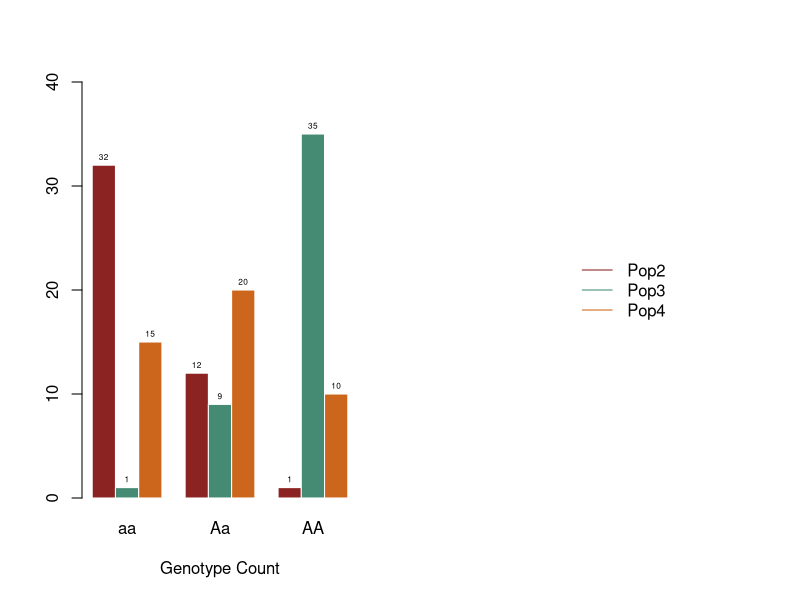
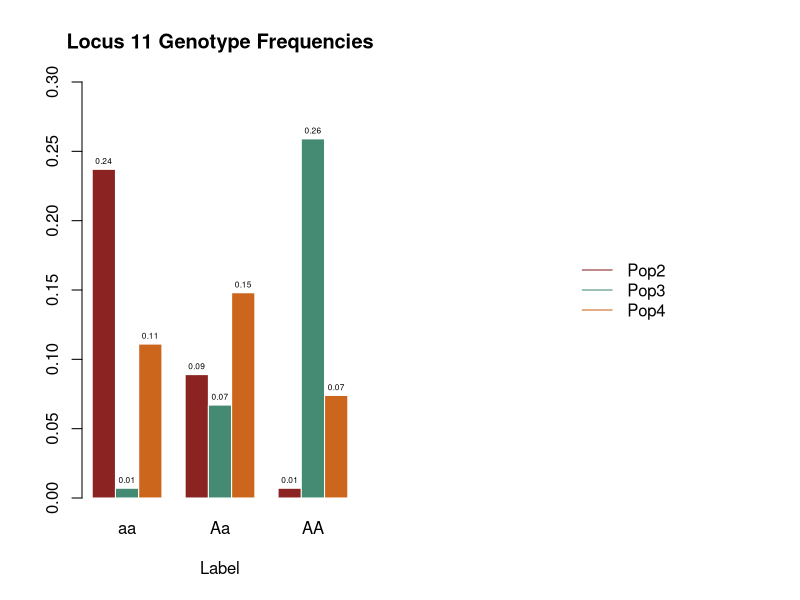
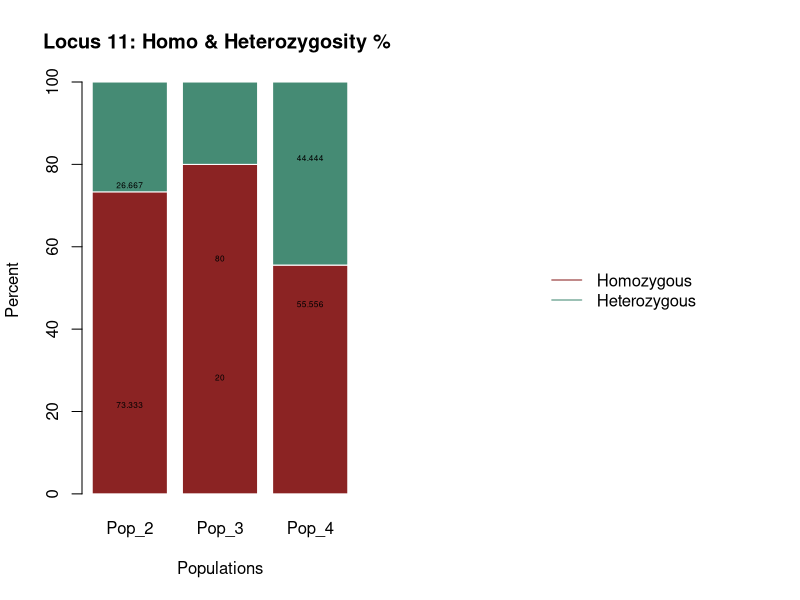
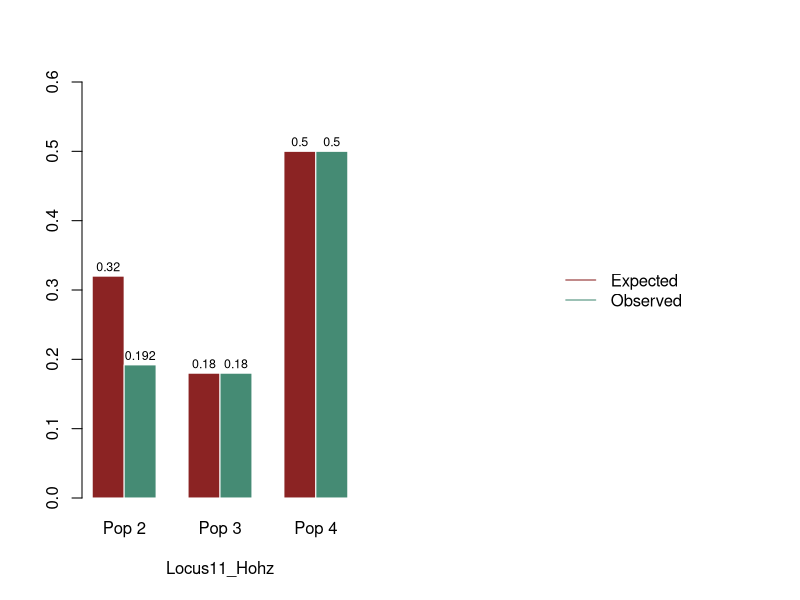

Generate these figures, in order, with R:
## ---- chunk 1
set.seed(123)
n_indv <- 45
n_loci <- 15
n_pop <- 3
n_rsloci <- 5
## ---- chunk 2
#Population 1
p_1 <- 0.6
q_1 <- 1 - p_1
Pop_1 <- data.frame(matrix(sample(c("AA", "Aa", "aa"), size = n_indv * n_loci, replace = TRUE,prob = c(p_1^2, 2 * p_1 * q_1, q_1^2)),nrow = n_indv,ncol = n_loci))
rownames(Pop_1) <- paste0("Indv_A.", 1:n_indv)
colnames(Pop_1) <- paste0("Genotype_Locus", 1:n_loci)


#Population 2
p_2 <- 0.2
q_2 <- 1 - p_2

Pop_2 <- data.frame(matrix(sample(c("AA", "Aa", "aa"), size = n_indv * n_loci, replace = TRUE,prob = c(p_2^2, 2 * p_2 * q_2, q_2^2)),nrow = n_indv,ncol = n_loci))
rownames(Pop_2) <- paste0("Indv_B.", 1:n_indv)
colnames(Pop_2) <- paste0("Genotype_Locus", 1:n_loci)

#Population 3
p_3 <- 0.9
q_3 <- 1 - p_3
Pop_3 <- data.frame(matrix(sample(c("AA", "Aa", "aa"), size = n_indv * n_loci, replace = TRUE,prob = c(p_3^2, 2 * p_3 * q_3, q_3^2)),nrow = n_indv,ncol = n_loci))
rownames(Pop_3) <- paste0("Indv_C.", 1:n_indv)
colnames(Pop_3) <- paste0("Genotype_Locus", 1:n_loci)

#Population 4
p_4 <- 0.5
q_4 <- 1 - p_4
Pop_4 <- data.frame(matrix(sample(c("AA", "Aa", "aa"), size = n_indv * n_loci, replace = TRUE,prob = c(p_4^2, 2 * p_4 * q_4, q_4^2)),nrow = n_indv,ncol = n_loci))
rownames(Pop_4) <- paste0("Indv_D.", 1:n_indv)
colnames(Pop_4) <- paste0("Genotype_Locus", 1:n_loci)

#Population 5
p_5 <- 0.7
q_5 <- 1 - p_5
Pop_5 <- data.frame(matrix(sample(c("AA", "Aa", "aa"), size = n_indv * n_loci, replace = TRUE,prob = c(p_5^2, 2 * p_5 * q_5, q_5^2)),nrow = n_indv,ncol = n_loci))
rownames(Pop_5) <- paste0("Indv_E", 1:n_indv)
colnames(Pop_5) <- paste0("Genotype_Locus", 1:n_loci)

head(Pop_1)
head(Pop_2)
head(Pop_3)
head(Pop_4)
head(Pop_5)
## ---- chunk 3

sample(Pop_1, 1)
sample(n_pop,3)

## ---- chunk 4
#Binding genotype counts per population

gc_locus11 <- rbind(table(Pop_2$Genotype_Locus11), table(Pop_3$Genotype_Locus11), table(Pop_4$Genotype_Locus11))
rownames(gc_locus11) <- c("Pop_2", "Pop_3", "Pop_4")

#Checking table

gc_locus11
## ---- chunk 5

#Defining frequencies for Locus 11

fq_locus11 <- gc_locus11 / sum(gc_locus11)
fq_locus11 <- round(fq_locus11, digits = 3)
rownames(fq_locus11) <- c("Pop_2", "Pop_3", "Pop_4")

fq_locus11


## ---- chunk 6
#Homozygosity & Heterozygosity percentages

#Locus 11 
HMP2L11 <- sum(gc_locus11[1,1] + gc_locus11[1,3]) / sum(gc_locus11[2,]) * 100
HTP2L11 <- 100 - HMP2L11
HMP2L11
HTP2L11
Pop2_HTHM <- cbind(HTP2L11, HMP2L11)
Pop2_HTHM

HMP3L11 <- sum(gc_locus11[2,1] + gc_locus11[2,3]) / sum(gc_locus11[3,]) * 100
HTP3L11 <- 100 - HMP3L11
HMP3L11
HTP3L11

HMP4L11 <- sum(gc_locus11[3,1] + gc_locus11[3,3]) / sum(gc_locus11[3,]) * 100
HTP4L11 <- 100 - HMP4L11
HTP4L11
HMP4L11


P_HTL11 <- c(HTP2L11, HTP3L11, HTP4L11)
P_HTL11 <- round(P_HTL11, digits = 3)

P_HML11 <- c(HMP2L11, HMP3L11, HMP4L11)
P_HML11 <- round(P_HML11, digits = 3)

P_HTL11
P_HML11


RBHHL11 <- rbind(P_HML11, P_HTL11)
RBHHL11.1 <- cbind(P_HTL11, P_HML11)


colnames(RBHHL11) <- c("Pop_2", "Pop_3", "Pop_4")
rownames(RBHHL11) <- c("Homozygosity % ", "Heterozygosity %")
RBHHL11
RBHHL11.1
## ---- chunk 7
#Data for each sampled population at Locus 11
#Observed
#Ho = # of heterozygous individuals / total individuals

OHZP2L11 <- c(gc_locus11[1,2] / 45)
OHZP2L11 <- round(OHZP2L11, digits = 3)
OHZP2L11
 
#The formula below parses out the same answer :) ey
OHZP2L11 <- c(Op2_Aa =  2 * p_2 * q_2)
OHZP2L11 

OHZP3L11 <- c(Op3_Aa =  2 * p_3 * q_3)
OHZP3L11

OHZP4L11 <- c(Op4_Aa =  2 * p_4 * q_4)
OHZP4L11 

AOHZL11 <- cbind(OHZP2L11, OHZP3L11, OHZP4L11)
AOHZL11


#Expected HZ

EHZP2L11 <- c(Ep2_Aa =  2 * (fq_locus11[1,2] + fq_locus11[1,3]))
EHZP2L11 <- round(EHZP2L11, digits = 3)
EHZP2L11


EHZP3L11 <- c(Ep3_Aa =  2 * (fq_locus11[2,2] + fq_locus11[2,3]))
EHZP3L11 <- round(OHZP3L11, digits = 3)
EHZP3L11

EHZP4L11 <- c(Ep4_Aa =  2 * (fq_locus11[3,2] + fq_locus11[3,3]))
EHZP4L11 <- round(OHZP4L11, digits = 3)
EHZP4L11

AEHZL11 <- cbind(EHZP2L11, EHZP3L11, EHZP4L11)
AEHZL11

L11HZ <- rbind(AOHZL11, AEHZL11)
colnames(L11HZ) <- c("Pop 2", "Pop 3", "Pop 4")
rownames(L11HZ) <- c("Observed HZ", "Expected HZ")

L11HZ

## ---- chunk 8
#Grouped Graphs for Genotype Counts
par(mfrow = c(1,2))

ylimgc <- c(0, 40)
gc_locus11R <- round(gc_locus11, digits = 2)

SPGCL11 <- barplot(gc_locus11, col=colors()[c(36, 12, 55)], border = "white", font.axis = 1, beside = T, xlab="Genotype Count", font.lab=1, ylim = ylimgc)
colnames(SPGCL11) <- c("aa", "Aa", "AA")
text(x = SPGCL11, y = gc_locus11, labels = gc_locus11R, adj = c(.5, -0.75), cex = .5, col = "black")

plot.new()
legend("center", legend = c("Pop2", "Pop3", "Pop4"), col = colors()[c(36, 12, 55)], lty = 1, bty = "n")
## ---- chunk 9
#Grouped Graphs for Genotype Frequencies
par(mfrow = c(1,2))

ylimfq <- c(0, 0.3)
fq_locus11R <- round(fq_locus11, digits = 2)

SPGFL11 <- barplot(fq_locus11, col=colors()[c(36, 12, 55)], border = "white", font.axis = 1, beside = T, xlab="Label", main = "Locus 11 Genotype Frequencies", font.lab=1, ylim = ylimfq)
colnames(SPGFL11) <- c("aa", "Aa", "AA")
text(x = SPGFL11, y = fq_locus11, labels = fq_locus11R, adj = c(.5, -0.75), cex = .5, col = "black")

plot.new()
legend("center", legend = c("Pop2", "Pop3", "Pop4"), col = colors()[c(36, 12, 55)], lty = 1, bty = "n")

## ---- chunk 10
par(mfrow = c(1,2))

SPHHL11 <- barplot(RBHHL11, col=colors()[c(36,12)], border = "white", font.axis = 1, ylab = "Percent", xlab = "Populations", main = "Locus 11: Homo & Heterozygosity % ", font.lab = 1) 
text(x = SPHHL11, y = RBHHL11, labels = RBHHL11.1, adj = c(.5, -0.5), cex = .5, col = "black")


plot.new()
legend("center", legend = c("Homozygous", "Heterozygous"), col = colors()[c(36, 12)], lty = 1, bty = "n")
## ---- chunk 11

par(mfrow = c(1,2))
ylimfqh <- c(0, 0.6)

L11HZBP <- barplot(L11HZ, col=colors()[c(36, 12)], border = "white", font.axis = 1, beside = T, xlab="Locus11_Hohz", font.lab=1, ylim = ylimfqh)

text(x = L11HZBP, y = L11HZ, labels = L11HZ, adj = c(.5, -0.5), cex = .75, col = "black")


plot.new()
legend("center", legend = c("Expected", "Observed"), col = colors()[c(36, 12)], lty = 1, bty = "n")
